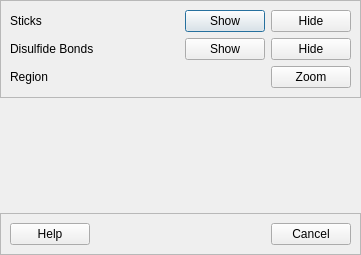
<?xml version="1.0" encoding="UTF-8"?>
<ui version="4.0">
 <class>Dialog</class>
 <widget class="QDialog" name="Dialog">
  <property name="geometry">
   <rect>
    <x>0</x>
    <y>0</y>
    <width>361</width>
    <height>255</height>
   </rect>
  </property>
  <property name="windowTitle">
   <string>Dialog</string>
  </property>
  <layout class="QVBoxLayout" name="verticalLayout_3">
   <property name="leftMargin">
    <number>0</number>
   </property>
   <property name="topMargin">
    <number>0</number>
   </property>
   <property name="rightMargin">
    <number>0</number>
   </property>
   <property name="bottomMargin">
    <number>0</number>
   </property>
   <item>
    <widget class="QFrame" name="frame">
     <property name="frameShape">
      <enum>QFrame::StyledPanel</enum>
     </property>
     <property name="frameShadow">
      <enum>QFrame::Raised</enum>
     </property>
     <layout class="QVBoxLayout" name="verticalLayout_2">
      <item>
       <layout class="QHBoxLayout" name="horizontalLayout">
        <item>
         <widget class="QLabel" name="label_2">
          <property name="text">
           <string>Sticks</string>
          </property>
         </widget>
        </item>
        <item>
         <spacer name="horizontalSpacer_2">
          <property name="orientation">
           <enum>Qt::Horizontal</enum>
          </property>
          <property name="sizeHint" stdset="0">
           <size>
            <width>40</width>
            <height>20</height>
           </size>
          </property>
         </spacer>
        </item>
        <item>
         <widget class="QPushButton" name="btn_sticks_show">
          <property name="text">
           <string>Show</string>
          </property>
         </widget>
        </item>
        <item>
         <widget class="QPushButton" name="btn_sticks_hide">
          <property name="text">
           <string>Hide</string>
          </property>
         </widget>
        </item>
       </layout>
      </item>
      <item>
       <layout class="QHBoxLayout" name="horizontalLayout_3">
        <item>
         <widget class="QLabel" name="label_4">
          <property name="text">
           <string>Disulfide Bonds</string>
          </property>
         </widget>
        </item>
        <item>
         <spacer name="horizontalSpacer_4">
          <property name="orientation">
           <enum>Qt::Horizontal</enum>
          </property>
          <property name="sizeHint" stdset="0">
           <size>
            <width>88</width>
            <height>20</height>
           </size>
          </property>
         </spacer>
        </item>
        <item>
         <widget class="QPushButton" name="btn_disulfide_bonds_show">
          <property name="text">
           <string>Show</string>
          </property>
         </widget>
        </item>
        <item>
         <widget class="QPushButton" name="btn_disulfide_bonds_hide">
          <property name="text">
           <string>Hide</string>
          </property>
         </widget>
        </item>
       </layout>
      </item>
      <item>
       <layout class="QHBoxLayout" name="horizontalLayout_4">
        <item>
         <widget class="QLabel" name="label_3">
          <property name="text">
           <string>Region</string>
          </property>
         </widget>
        </item>
        <item>
         <spacer name="horizontalSpacer_3">
          <property name="orientation">
           <enum>Qt::Horizontal</enum>
          </property>
          <property name="sizeHint" stdset="0">
           <size>
            <width>40</width>
            <height>20</height>
           </size>
          </property>
         </spacer>
        </item>
        <item>
         <widget class="QPushButton" name="btn_position_zoom">
          <property name="text">
           <string>Zoom</string>
          </property>
         </widget>
        </item>
       </layout>
      </item>
     </layout>
    </widget>
   </item>
   <item>
    <spacer name="verticalSpacer">
     <property name="orientation">
      <enum>Qt::Vertical</enum>
     </property>
     <property name="sizeHint" stdset="0">
      <size>
       <width>20</width>
       <height>88</height>
      </size>
     </property>
    </spacer>
   </item>
   <item>
    <widget class="QFrame" name="frame_bottom">
     <property name="frameShape">
      <enum>QFrame::StyledPanel</enum>
     </property>
     <property name="frameShadow">
      <enum>QFrame::Raised</enum>
     </property>
     <layout class="QVBoxLayout" name="verticalLayout">
      <item>
       <layout class="QHBoxLayout" name="horizontalLayout_2">
        <item>
         <widget class="QPushButton" name="btn_help">
          <property name="text">
           <string>Help</string>
          </property>
         </widget>
        </item>
        <item>
         <spacer name="horizontalSpacer">
          <property name="orientation">
           <enum>Qt::Horizontal</enum>
          </property>
          <property name="sizeHint" stdset="0">
           <size>
            <width>628</width>
            <height>20</height>
           </size>
          </property>
         </spacer>
        </item>
        <item>
         <widget class="QPushButton" name="btn_cancel">
          <property name="text">
           <string>Cancel</string>
          </property>
         </widget>
        </item>
       </layout>
      </item>
     </layout>
    </widget>
   </item>
  </layout>
 </widget>
 <resources/>
 <connections/>
</ui>
